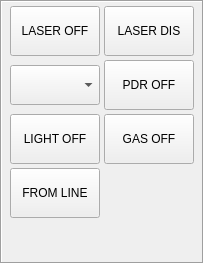
         <widget class="QFrame" name="Tool_frame">
          <property name="sizePolicy">
           <sizepolicy hsizetype="Preferred" vsizetype="Preferred">
            <horstretch>0</horstretch>
            <verstretch>0</verstretch>
           </sizepolicy>
          </property>
          <property name="minimumSize">
           <size>
            <width>0</width>
            <height>0</height>
           </size>
          </property>
          <property name="maximumSize">
           <size>
            <width>16777215</width>
            <height>16777215</height>
           </size>
          </property>
          <property name="frameShape">
           <enum>QFrame::Box</enum>
          </property>
          <property name="frameShadow">
           <enum>QFrame::Sunken</enum>
          </property>
          <layout class="QGridLayout" name="gridLayout_2">
           <property name="leftMargin">
            <number>8</number>
           </property>
           <property name="topMargin">
            <number>4</number>
           </property>
           <property name="rightMargin">
            <number>8</number>
           </property>
           <property name="bottomMargin">
            <number>4</number>
           </property>
           <item row="6" column="2">
            <widget class="QWidget" name="widget_controls" native="true">
             <layout class="QGridLayout" name="gridLayout_3">
              <property name="leftMargin">
               <number>0</number>
              </property>
              <property name="topMargin">
               <number>0</number>
              </property>
              <property name="rightMargin">
               <number>0</number>
              </property>
              <property name="bottomMargin">
               <number>0</number>
              </property>
              <property name="spacing">
               <number>4</number>
              </property>
              <item row="6" column="0" colspan="2">
               <spacer name="verticalSpacer_9">
                <property name="orientation">
                 <enum>Qt::Vertical</enum>
                </property>
                <property name="sizeHint" stdset="0">
                 <size>
                  <width>20</width>
                  <height>40</height>
                 </size>
                </property>
               </spacer>
              </item>
              <item row="0" column="0">
               <widget class="PushButton" name="btn_laser_on">
                <property name="sizePolicy">
                 <sizepolicy hsizetype="Fixed" vsizetype="Fixed">
                  <horstretch>0</horstretch>
                  <verstretch>0</verstretch>
                 </sizepolicy>
                </property>
                <property name="minimumSize">
                 <size>
                  <width>90</width>
                  <height>50</height>
                 </size>
                </property>
                <property name="maximumSize">
                 <size>
                  <width>90</width>
                  <height>50</height>
                 </size>
                </property>
                <property name="statusTip">
                 <string>TOGGLE LASER CROSSHAIR</string>
                </property>
                <property name="text">
                 <string>LASER OFF</string>
                </property>
                <property name="checkable">
                 <bool>true</bool>
                </property>
                <property name="checked">
                 <bool>false</bool>
                </property>
                <property name="indicator_option" stdset="0">
                 <bool>true</bool>
                </property>
                <property name="checked_state_text_option" stdset="0">
                 <bool>true</bool>
                </property>
                <property name="python_command_option" stdset="0">
                 <bool>false</bool>
                </property>
                <property name="on_color" stdset="0">
                 <color>
                  <red>0</red>
                  <green>255</green>
                  <blue>0</blue>
                 </color>
                </property>
                <property name="indicator_size" stdset="0">
                 <double>0.200000000000000</double>
                </property>
                <property name="true_state_string" stdset="0">
                 <string>LASER ON</string>
                </property>
                <property name="false_state_string" stdset="0">
                 <string>LASER OFF</string>
                </property>
                <property name="true_python_cmd_string" stdset="0">
                 <string>print&quot;Laser crosshair turned on&quot;</string>
                </property>
                <property name="false_python_cmd_string" stdset="0">
                 <string>print&quot;Laser crosshair turned off&quot;</string>
                </property>
               </widget>
              </item>
              <item row="2" column="1">
               <widget class="PushButton" name="btn_gas_on">
                <property name="sizePolicy">
                 <sizepolicy hsizetype="Fixed" vsizetype="Fixed">
                  <horstretch>0</horstretch>
                  <verstretch>0</verstretch>
                 </sizepolicy>
                </property>
                <property name="minimumSize">
                 <size>
                  <width>90</width>
                  <height>50</height>
                 </size>
                </property>
                <property name="maximumSize">
                 <size>
                  <width>90</width>
                  <height>50</height>
                 </size>
                </property>
                <property name="statusTip">
                 <string>TOGGLE PROTECT GAS ON</string>
                </property>
                <property name="text">
                 <string>GAS OFF</string>
                </property>
                <property name="checkable">
                 <bool>true</bool>
                </property>
                <property name="checked">
                 <bool>false</bool>
                </property>
                <property name="indicator_option" stdset="0">
                 <bool>true</bool>
                </property>
                <property name="checked_state_text_option" stdset="0">
                 <bool>true</bool>
                </property>
                <property name="python_command_option" stdset="0">
                 <bool>false</bool>
                </property>
                <property name="on_color" stdset="0">
                 <color>
                  <red>0</red>
                  <green>255</green>
                  <blue>0</blue>
                 </color>
                </property>
                <property name="indicator_size" stdset="0">
                 <double>0.200000000000000</double>
                </property>
                <property name="true_state_string" stdset="0">
                 <string>GAS ON</string>
                </property>
                <property name="false_state_string" stdset="0">
                 <string>GAS OFF</string>
                </property>
                <property name="true_python_cmd_string" stdset="0">
                 <string>print&quot;Protect gas turned on&quot;</string>
                </property>
                <property name="false_python_cmd_string" stdset="0">
                 <string>print&quot;Protect gas turned off&quot;</string>
                </property>
               </widget>
              </item>
              <item row="1" column="1">
               <widget class="PushButton" name="btn_powder_on">
                <property name="sizePolicy">
                 <sizepolicy hsizetype="Fixed" vsizetype="Fixed">
                  <horstretch>0</horstretch>
                  <verstretch>0</verstretch>
                 </sizepolicy>
                </property>
                <property name="minimumSize">
                 <size>
                  <width>90</width>
                  <height>50</height>
                 </size>
                </property>
                <property name="maximumSize">
                 <size>
                  <width>90</width>
                  <height>50</height>
                 </size>
                </property>
                <property name="statusTip">
                 <string>TOGGLE POWDER ON</string>
                </property>
                <property name="text">
                 <string>PDR OFF</string>
                </property>
                <property name="checkable">
                 <bool>true</bool>
                </property>
                <property name="checked">
                 <bool>false</bool>
                </property>
                <property name="indicator_option" stdset="0">
                 <bool>true</bool>
                </property>
                <property name="checked_state_text_option" stdset="0">
                 <bool>true</bool>
                </property>
                <property name="python_command_option" stdset="0">
                 <bool>false</bool>
                </property>
                <property name="on_color" stdset="0">
                 <color>
                  <red>0</red>
                  <green>255</green>
                  <blue>0</blue>
                 </color>
                </property>
                <property name="indicator_size" stdset="0">
                 <double>0.200000000000000</double>
                </property>
                <property name="true_state_string" stdset="0">
                 <string>PDR ON</string>
                </property>
                <property name="false_state_string" stdset="0">
                 <string>PDR OFF</string>
                </property>
                <property name="true_python_cmd_string" stdset="0">
                 <string>print&quot;Powder  turned on&quot;</string>
                </property>
                <property name="false_python_cmd_string" stdset="0">
                 <string>print&quot;Powder turned off&quot;</string>
                </property>
               </widget>
              </item>
              <item row="0" column="1">
               <widget class="PushButton" name="btn_laser_en">
                <property name="sizePolicy">
                 <sizepolicy hsizetype="Fixed" vsizetype="Fixed">
                  <horstretch>0</horstretch>
                  <verstretch>0</verstretch>
                 </sizepolicy>
                </property>
                <property name="minimumSize">
                 <size>
                  <width>90</width>
                  <height>50</height>
                 </size>
                </property>
                <property name="maximumSize">
                 <size>
                  <width>90</width>
                  <height>50</height>
                 </size>
                </property>
                <property name="statusTip">
                 <string>TOGGLE LASER ENABLE</string>
                </property>
                <property name="text">
                 <string>LASER DIS</string>
                </property>
                <property name="checkable">
                 <bool>true</bool>
                </property>
                <property name="checked">
                 <bool>false</bool>
                </property>
                <property name="indicator_option" stdset="0">
                 <bool>true</bool>
                </property>
                <property name="checked_state_text_option" stdset="0">
                 <bool>true</bool>
                </property>
                <property name="python_command_option" stdset="0">
                 <bool>false</bool>
                </property>
                <property name="on_color" stdset="0">
                 <color>
                  <red>0</red>
                  <green>255</green>
                  <blue>0</blue>
                 </color>
                </property>
                <property name="indicator_size" stdset="0">
                 <double>0.200000000000000</double>
                </property>
                <property name="true_state_string" stdset="0">
                 <string>LASER EN</string>
                </property>
                <property name="false_state_string" stdset="0">
                 <string>LASER DIS</string>
                </property>
                <property name="true_python_cmd_string" stdset="0">
                 <string>print&quot;Laser  turned enable&quot;</string>
                </property>
                <property name="false_python_cmd_string" stdset="0">
                 <string>print&quot;Laser  turned disenable&quot;</string>
                </property>
               </widget>
              </item>
              <item row="1" column="0">
               <widget class="QComboBox" name="comboBox_powder_num">
                <property name="minimumSize">
                 <size>
                  <width>0</width>
                  <height>40</height>
                 </size>
                </property>
                <property name="maximumSize">
                 <size>
                  <width>16777215</width>
                  <height>40</height>
                 </size>
                </property>
                <property name="modelColumn">
                 <number>0</number>
                </property>
               </widget>
              </item>
              <item row="2" column="0">
               <widget class="PushButton" name="btn_light_on">
                <property name="sizePolicy">
                 <sizepolicy hsizetype="Fixed" vsizetype="Fixed">
                  <horstretch>0</horstretch>
                  <verstretch>0</verstretch>
                 </sizepolicy>
                </property>
                <property name="minimumSize">
                 <size>
                  <width>90</width>
                  <height>50</height>
                 </size>
                </property>
                <property name="maximumSize">
                 <size>
                  <width>90</width>
                  <height>50</height>
                 </size>
                </property>
                <property name="statusTip">
                 <string>TOGGLE LIGHT ON</string>
                </property>
                <property name="text">
                 <string>LIGHT OFF</string>
                </property>
                <property name="checkable">
                 <bool>true</bool>
                </property>
                <property name="checked">
                 <bool>false</bool>
                </property>
                <property name="indicator_option" stdset="0">
                 <bool>true</bool>
                </property>
                <property name="checked_state_text_option" stdset="0">
                 <bool>true</bool>
                </property>
                <property name="python_command_option" stdset="0">
                 <bool>false</bool>
                </property>
                <property name="on_color" stdset="0">
                 <color>
                  <red>0</red>
                  <green>255</green>
                  <blue>0</blue>
                 </color>
                </property>
                <property name="indicator_size" stdset="0">
                 <double>0.200000000000000</double>
                </property>
                <property name="true_state_string" stdset="0">
                 <string>LIGHT ON</string>
                </property>
                <property name="false_state_string" stdset="0">
                 <string>LIGHT OFF</string>
                </property>
                <property name="true_python_cmd_string" stdset="0">
                 <string>print&quot;Light turned on&quot;</string>
                </property>
                <property name="false_python_cmd_string" stdset="0">
                 <string>print&quot;Light turned off&quot;</string>
                </property>
               </widget>
              </item>
              <item row="4" column="0">
               <widget class="PushButton" name="btn_from_line">
                <property name="sizePolicy">
                 <sizepolicy hsizetype="Fixed" vsizetype="Fixed">
                  <horstretch>0</horstretch>
                  <verstretch>0</verstretch>
                 </sizepolicy>
                </property>
                <property name="minimumSize">
                 <size>
                  <width>90</width>
                  <height>50</height>
                 </size>
                </property>
                <property name="maximumSize">
                 <size>
                  <width>90</width>
                  <height>50</height>
                 </size>
                </property>
                <property name="statusTip">
                 <string>ENABLE START FROM LINE</string>
                </property>
                <property name="text">
                 <string>FROM LINE</string>
                </property>
                <property name="checkable">
                 <bool>true</bool>
                </property>
                <property name="indicator_option" stdset="0">
                 <bool>true</bool>
                </property>
                <property name="on_color" stdset="0">
                 <color>
                  <red>0</red>
                  <green>255</green>
                  <blue>0</blue>
                 </color>
                </property>
                <property name="indicator_size" stdset="0">
                 <double>0.200000000000000</double>
                </property>
               </widget>
              </item>
             </layout>
            </widget>
           </item>
          </layout>
         </widget>
